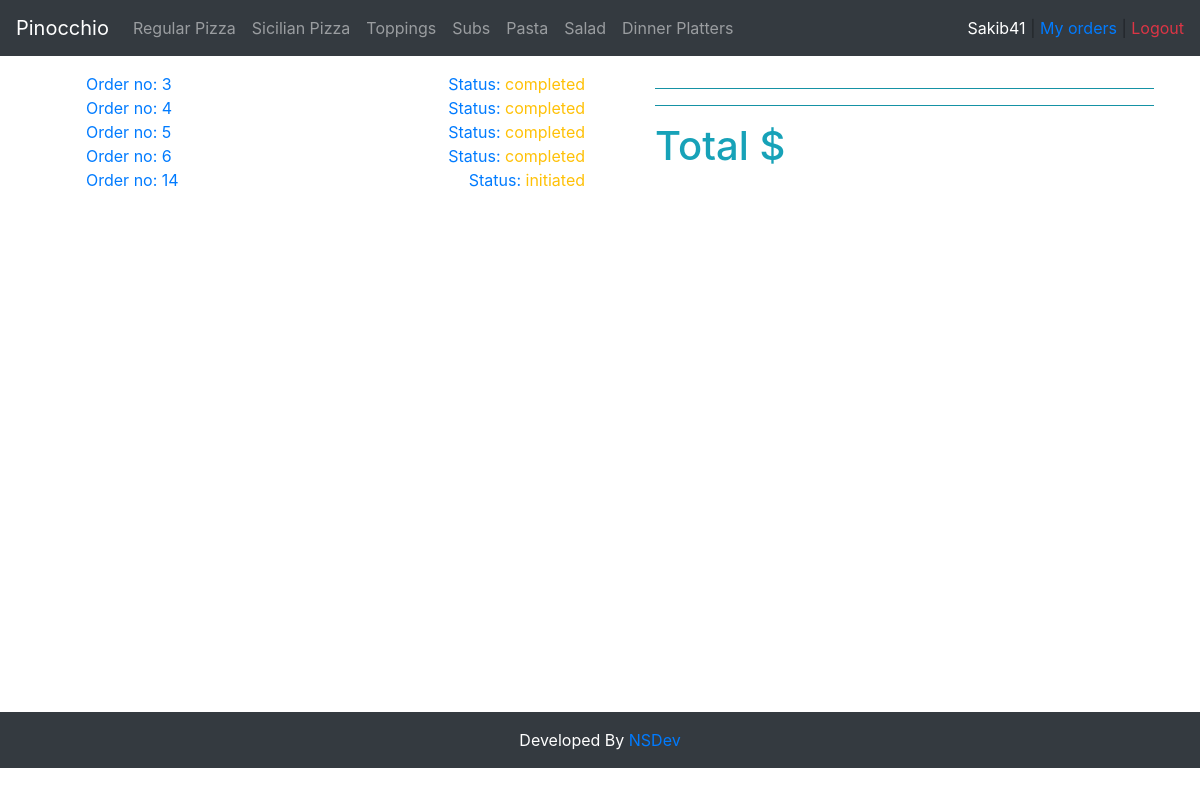
The page /my_orders/14 (signed in) on the database its author committed.
### orders/models.py (models this page shows, shortened)
class Category(models.Model):
    name=models.CharField(max_length=64)
    def __str__(self):
        return f"{self.name}"

class UserOrder(models.Model):
    user=models.ForeignKey(User,on_delete=models.CASCADE)
    order_number=models.IntegerField()
    topping_allowance=models.IntegerField(default=0)
    status=models.CharField(max_length=64,default='initiated')

### orders/views.py (the view)
# urls.py: path("my_orders/<str:order_number>", views.my_orders, name="my_orders"),
def my_orders(request,order_number):
    context = {
        "Checkout":Order.objects.filter(user=request.user,number=order_number),
        "Checkout_category":Order.objects.filter(user=request.user,number=order_number).values_list('category').distinct(),
        "Total":list(Order.objects.filter(user=request.user,number=order_number).aggregate(Sum('price')).values())[0],
        "user":request.user,
        "Category": Category.objects.all(),
        "Order_number":order_number,
        "All_orders":UserOrder.objects.filter(user=request.user),
        "Status":UserOrder.objects.get(user=request.user,order_number=order_number).status
    }
    return render(request,"orders/my_orders.html",context)

### orders/templates/orders/my_orders.html (shortened to what this page needs)
{% extends "orders/layout.html" %}
{% block body %}
<div id='my_orders_container' class='row m-3'>
    <div class='col-sm-6'>
        <ul>
            {% for number in All_orders %}
            <a href="{% url 'my_orders' number.order_number %}">
                <li><span>Order no: {{number.order_number}}</span><span class='float-right'>Status: <span
                            class='text-warning'>{{number.status}}</span></span></li>
            </a>
            {% endfor %}
        </ul>
    </div>
    <div class="col-sm-6">
        <ul>
            <hr class='bg-info'>
            <hr class='bg-info'>
            <li class='text-info'>
                <h1>Total ${{Total|floatformat:2}}</h1>
            </li>
        </ul>
    </div>
</div>
{% endblock %}

### orders/templates/orders/layout.html (shortened to what this page needs)
<!DOCTYPE html>
<html lang="en">
<head>
    {% load static %}
    <link rel="stylesheet" href="{% static 'css/bootstrap.min.css' %}">
    <link rel="stylesheet" href="{% static 'css/style.css' %}">
</head>
<body>
    <nav class="navbar navbar-expand-lg navbar-dark bg-dark">
        <a class="navbar-brand" href="{% url 'index' %}">Pinocchio</a>
        <div class="collapse navbar-collapse" id="navbarSupportedContent">
            <ul class="navbar-nav mr-auto">
                {% for category in Category %}
                <li class="nav-item {% if  Active_category == category %} active {% endif %}">
                    <a class="nav-link" href="{% url 'menu' category  %}">
                        {{ category }}
                    </a>
                </li>
                {% endfor %}
            </ul>
            {% if Category %}
            <span class="text-white">
            {{user.username}} </span> &nbsp;|&nbsp;
            {% if not user.is_superuser %}
            <a href="{% url 'my_orders' Order_number %}">My orders</a>&nbsp;|&nbsp;
            {% endif %}
            <a class="text-danger" href="{% url 'logout' %}"> Logout</a>
            {% endif %}
        </div>
    </nav>
    <div class="container-fluid" style="min-height: 78vh;">
        {% block body %}
        {% endblock %}
    </div>
    <footer class="bg-dark p-3 mt-3"><p class="text-center text-white m-auto ">Developed By <a href="https://nsdev.me">NSDev</a></p></footer>
</body>
</html>

### orders/static/css/style.css (style rules this page uses)
li { list-style: none; }
a { text-decoration: none; }

### rows shown on the page
Category: name "Regular Pizza"
Category: name "Sicilian Pizza"
Category: name "Toppings"
Category: name "Subs"
Category: name "Pasta"
Category: name "Salad"
Category: name "Dinner Platters"
UserOrder: order_number "3", status "completed"
UserOrder: order_number "4", status "completed"
UserOrder: order_number "5", status "completed"
UserOrder: order_number "6", status "completed"
UserOrder: order_number "14", status "initiated"

### other values the page prints
{{ user.username }} "Sakib41"
